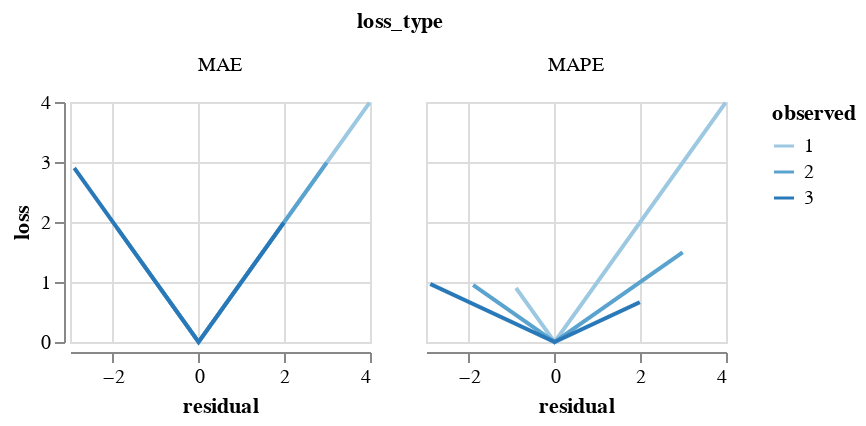

The notebook cell this image was saved under:
### Code cell
alt.Chart(ndf, height=120, width=150).mark_line().encode(
    x="residual", y="loss", color="observed:O"
).facet(facet="loss_type:N")

### Figure 1 — Vega-Lite specification as saved in the notebook (floating-point values rounded to 4 significant figures; data arrays with more than 128 entries replaced by an {"elided": "..."} marker saying what was removed)
{"config": {"view": {"continuousWidth": 400, "continuousHeight": 300}}, "data": {"name": "data-d6900f5b0df0d9901e19a4809c714188"}, "facet": {"field": "loss_type", "type": "nominal"}, "spec": {"mark": "line", "encoding": {"color": {"field": "observed", "type": "ordinal"}, "x": {"field": "residual", "type": "quantitative"}, "y": {"field": "loss", "type": "quantitative"}}, "height": 120, "width": 150}, "$schema": "https://vega.github.io/schema/vega-lite/v4.17.0.json", "datasets": {"data-d6900f5b0df0d9901e19a4809c714188": {"elided": "2940 records"}}}
